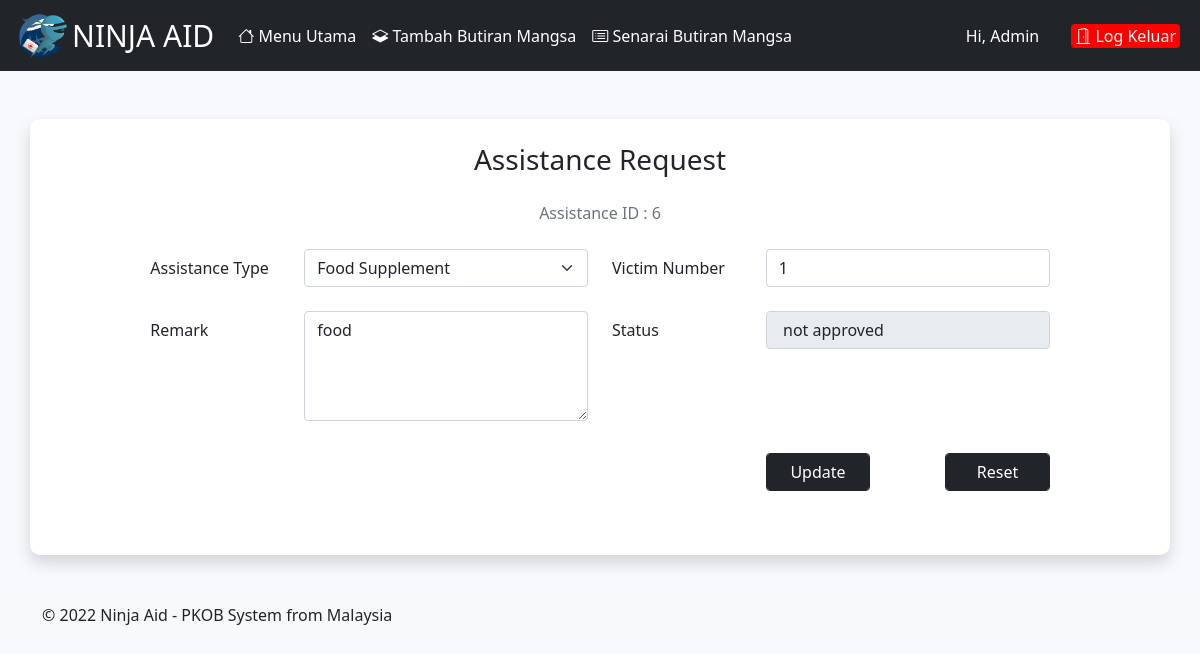
Page /management/listvictim/1/assistance/6/edit (signed in) on the committed database.
### assistance_app/models.py (models this page shows)
class Assistance(models.Model):
    name = models.CharField(max_length=255, verbose_name='Name', null=True, blank=True)
    ic = models.CharField(max_length=255, verbose_name='Ic', default="")
    remark = models.TextField(verbose_name='Remark', null=True, blank=True)
    progress_percentage = models.DecimalField(max_digits=3, decimal_places=2, verbose_name='Progress Percentage', null=True, blank=True, default='0.0')
    victim_number = models.IntegerField(verbose_name='Victim Number')
    is_approved = models.BooleanField(verbose_name='Is Approved', default=False)
    victim = models.ForeignKey(Victim, on_delete=models.CASCADE, null=True, related_name='assistance_list')
    assistance_type = models.ForeignKey(AssistanceType, on_delete=models.CASCADE, related_name='assistance_type')
    assistance_given_date = models.DateField(verbose_name='Assistance Given Date', null=True)
    created_at = models.DateTimeField(auto_now_add=True, verbose_name='Created at')
    updated_at = models.DateTimeField(auto_now_add=True, verbose_name='Updated at')

class AssistanceType(models.Model):
    name = models.CharField(max_length=255, verbose_name='Name')
    description = models.TextField(verbose_name='Description')
    created_at = models.DateTimeField(auto_now_add=True, verbose_name='Created at')
    updated_at = models.DateTimeField(auto_now_add=True, verbose_name='Updated at')
    def __str__(self):
        return self.name

### management_app/views.py (the view, shortened to what this page needs)
# urls.py: path("listvictim/<int:victim_id>/assistance/<int:assistance_id>/edit", views.edit_victim_assistance, name="edit_victim_assistance"),
@login_required
def edit_victim_assistance(request, victim_id, assistance_id):
    victim = get_object_or_404(Victim, id=victim_id)
    victim_assistance = victim.assistance_list.get(id=assistance_id)
    assistance_types = AssistanceType.objects.all()
    print(victim_assistance.id)
    return render(request, 'management_app/edit_victim_assistance.html',
                  {'victim': victim, 'victim_assistance': victim_assistance, 'assistance_types': assistance_types})

### management_app/templates/management_app/edit_victim_assistance.html (shortened to what this page needs)
{% extends "adminbase.html" %}
{% block content %}
    <div class="px-2 px-sm-0">
        <div class="container mb-5 pb-3 shadow border-style" style="background-color: #fff">
            <div class="row mt-5 mx-1">
                <div class="col-1"></div>
                <div class="col-10">
                    <form method="POST" class="form-group" enctype="multipart/form-data" name="trackstatus" onsubmit="return formValidation();">
                        <h3 class="my-4 text-center">Assistance Request</h3>
                        <div class="row">
                        <p class="mb-4 text-center text-muted">Assistance ID : {{victim_assistance.id}}</p>
                            <div class="col-md-6">
                                <div class="mb-4 row">
                                    <label for="staticEmail" class="col-sm-4 col-lg-5 col-xl-4 col-form-label">Assistance Type</label>
                                    <div class="col-sm-8 col-lg-7 col-xl-8">
                                        <select class="form-select" name='assistance_type' required>
                                            {% for assistance_type in assistance_types %}
                                                <option value="{{ assistance_type.id }}" {% if victim_assistance.assistance_type.id ==  assistance_type.id %}selected{% endif %} >{{assistance_type}}</option>
                                            {% endfor %}
                                        </select>
                                    </div>
                                </div>
                                <div class="mb-4 row">
                                    <label for="staticEmail" class="col-sm-4 col-lg-5 col-xl-4 col-form-label">Remark</label>
                                    <div class="col-sm-8 col-lg-7 col-xl-8">
                                        <textarea class="form-control" id="exampleFormControlTextarea1" rows="4" name='remark'>{{ victim_assistance.remark }}</textarea>
                                    </div>
                                </div>
                            </div>
                            <div class="col-md-6">
                                <div class="mb-4 row">
                                    <label for="staticEmail" class="col-sm-4 col-form-label">Victim Number</label>
                                    <div class="col-sm-8">
                                        <input type="number" class="form-control" id='victimnumber' name='victimnumber' value='{{victim_assistance.victim_number}}' required>
                                    </div>
                                </div>
                                <div class="mb-4 row">
                                    <label for="staticEmail" class="col-sm-4 col-form-label">Status</label>
                                    <div class="col-sm-8">
                                        <input type="text" class="form-control" id='status' name='status' value='{% if victim_assistance.is_approved %} approved {% else %} not approved{% endif %}' readonly>
                                    </div>
                                </div>
                            </div>
                        </div>
                        <div class="row mb-5">
                            <div class="col-lg-8"></div>
                            <div class="col-lg-4">
                                <div class="row ">
                                    <div class="col-5 col-md-4 col-lg-5 mt-2">
                                        <button type="submit"  class="form-control btn btn-dark" name='' value="Submit">Update</button>
                                    </div>
                                    <div class="col-2 col-md-4 col-lg-2"></div>
                                    <div class="col-5 col-md-4 col-lg-5 mt-2">
                                        <button type="reset"  class="form-control btn btn-dark" name='' value="Reset">Reset</button>
                                    </div>
                                </div>
                            </div>
                        </div>
                    </form>
                </div>
                <div class="col-1"></div>
            </div>
        </div>
    </div>
    <div class="main-footer position ">
        <div class="footer-middle mt-0 bg-light">
            <div class="container">
                <div class="footer-bottom mt-2">
                    <p class="text-xs-center footer-title-text mb-0">
                        &copy; <script>document.write(new Date().getFullYear())</script> Ninja Aid - PKOB System from Malaysia
                    </p>
                </div>
            </div>
        </div>
    </div>
{% endblock %}

### management_app/templates/management_app/edit_victim_assistance.html (style rules this page uses)
body { background-color: #f8f9fc; }
.border-style { border-radius: 10px; }

### rows in the picture
Assistance: id "6", assistance_type "Food Supplement", remark "food", victimnumber "1", status "not approved"
